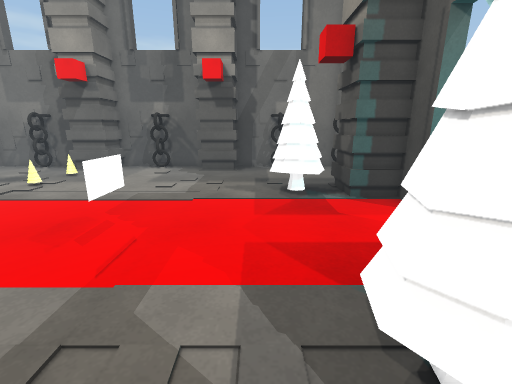
View 1 (above)

19 first-person views from a walk through a scene from a Unity 3-D project. The camera is 1.3 m above the floor, tilts 14° down and sees 90° across. The floor is counted in squares, 0.5 m on a side. Each view is taken from the middle of a square. On the plan, view 1 faces up. The plan holds only what a view shows up to about 18 squares ahead; the rest is blank. The player is left out. Door leaves are left out, so doorways stand open. Some surface patterns are stand-ins.

View 2
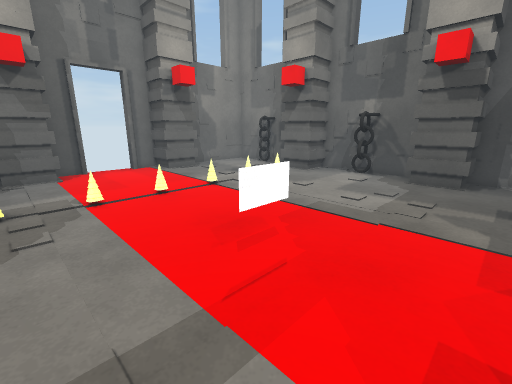

View 3
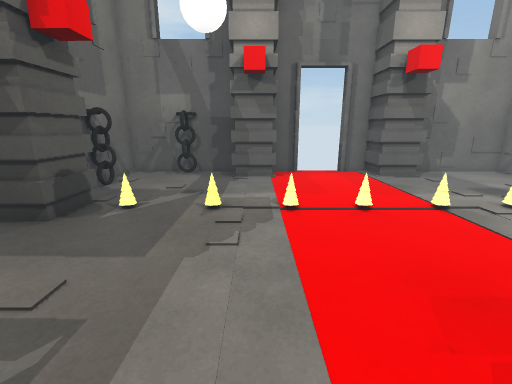

View 4
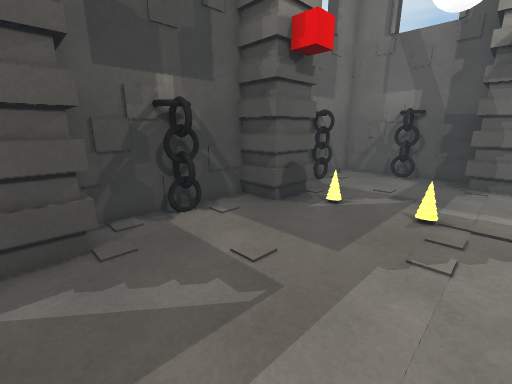

View 5
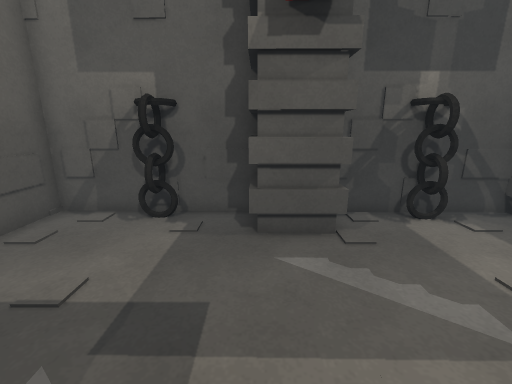

View 6
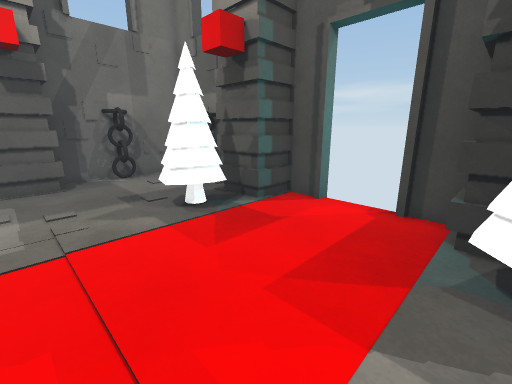

View 7
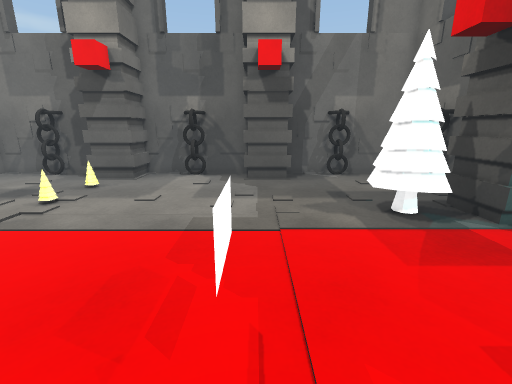

View 8
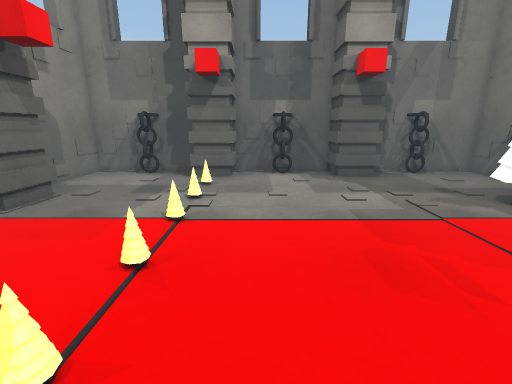

View 9
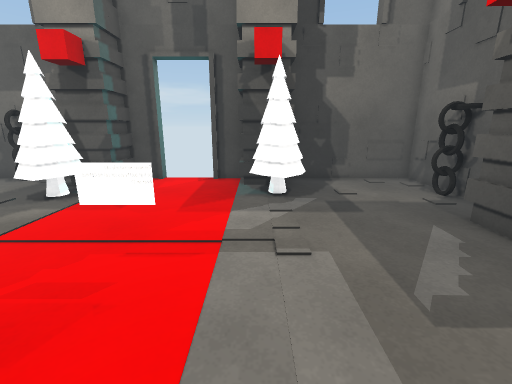

View 10
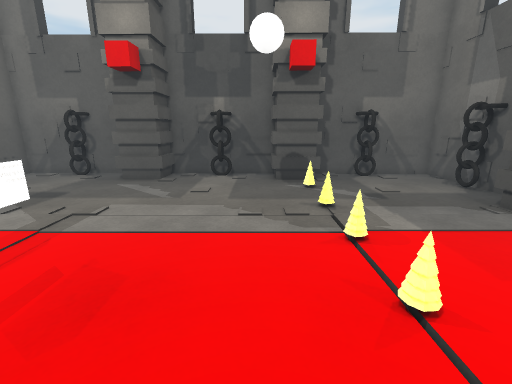

View 11
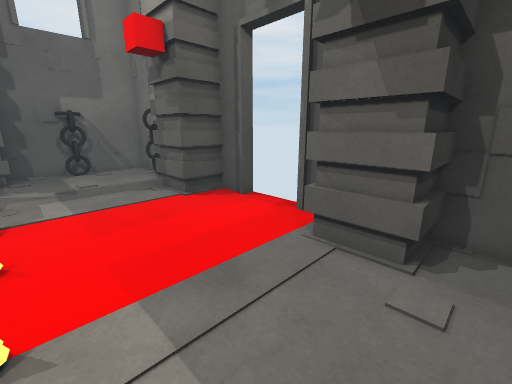

View 12
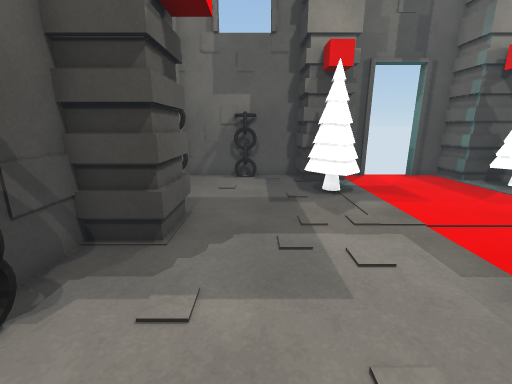

View 13
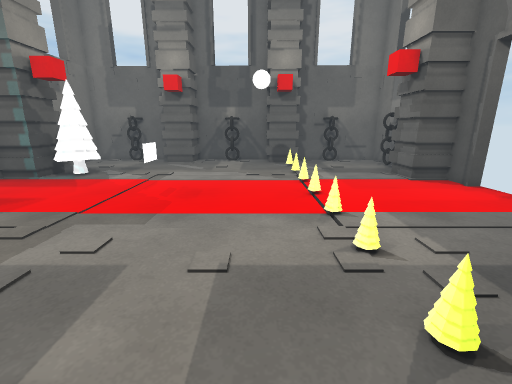

View 14
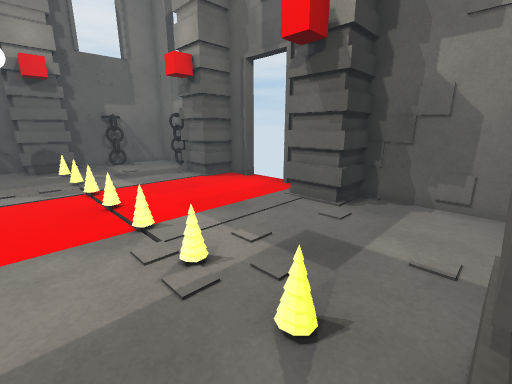

View 15
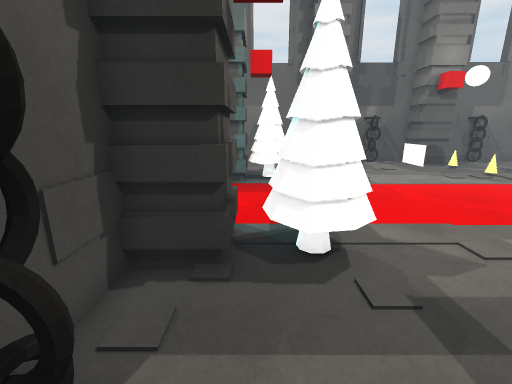

View 16
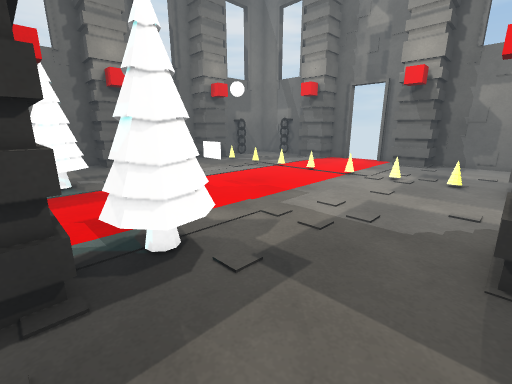

View 17
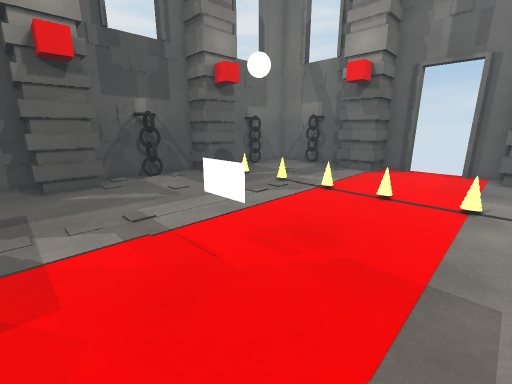

View 18
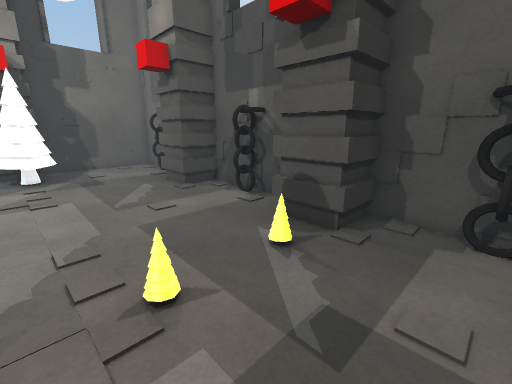

View 19
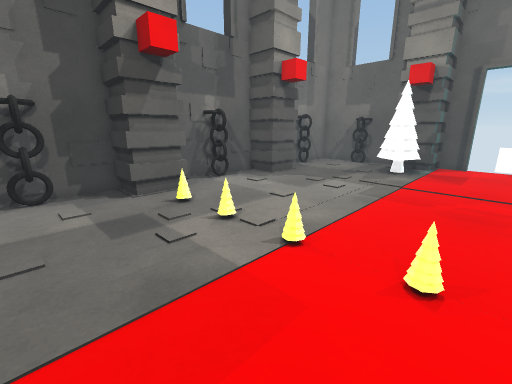

### Floor plan
Key: @ floor where view 1 was taken; # wall or solid block; x gap in a wall; . floor; D open door; = window, fence, low wall or low ledge; O other object.
Columns run from 18 left of view 1 to 6 right of it. Each row starts with its distance up from view 1.
 18 #######  ######  #######
 17 #..##.####.##.####.##..#
 16 #.....####....####.....#
 15 #......................#
 14 #.......=..............#
 13 #......................#
 12 ###.....=..........OO.##
 11 ###................OOO##
 10 ###..... ..........OOO##
  9 #.......=.............###
  8 x......................#D
  7 ........=...............D
  6  .......#......=........D
  5 #..............=.......#D
  4 ###.....=.............###
  3 # #................=####
  2 ###.....=..........####
  1 #.......=...........####
  0 #.................@....#
 -1 ##......=..............#
 -2 ##.....................#
 -3 #......###.....###.....#
 -4 #..###.###.##..###.##..#
 -5 ########################

Positions as (right, up) in squares from view 1, and headings:
1: (0, 0), facing up
2: (0, 2), facing up-left
3: (-2, 3), facing left
4: (-2, 3), facing down-left
5: (-1, 3), facing down
6: (-3, 3), facing up-right
7: (-3, 3), facing up
8: (-8, 2), facing up
9: (-8, 3), facing right
10: (-8, 10), facing down
11: (-11, 13), facing down-left
12: (-9, 14), facing right
13: (-8, 17), facing down
14: (-8, 16), facing down-left
15: (3, 16), facing down
16: (4, 16), facing down-left
17: (0, 10), facing down-left
18: (-14, 3), facing down-right
19: (-15, 6), facing up-right
